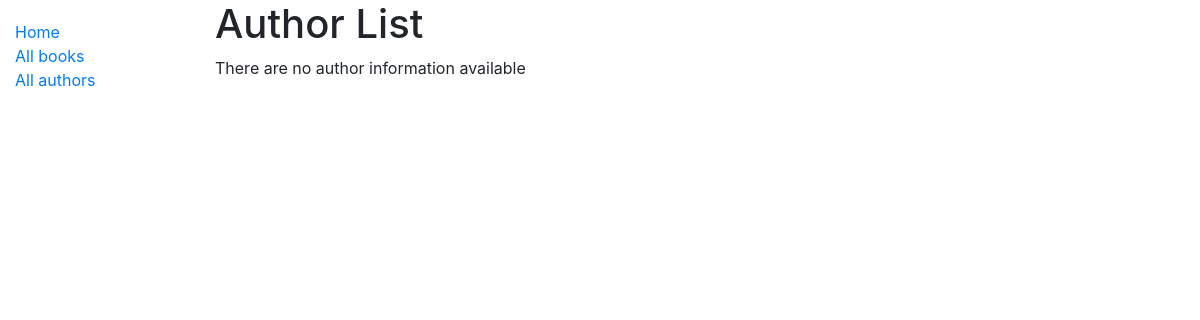
The app's page /catalog/authors/, older data.
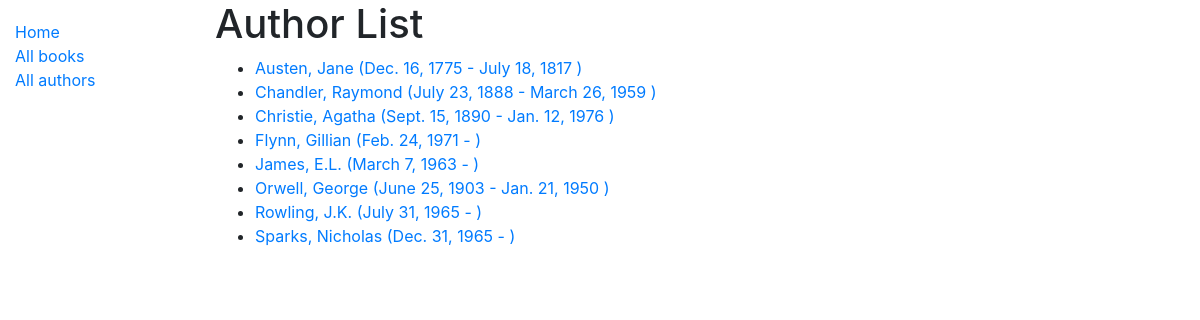
The same page, newer data.
### catalog/models.py (models this page shows, shortened)
class Author(models.Model):
	first_name=models.CharField(max_length=100)
	last_name=models.CharField(max_length=100)
	date_of_birth=models.DateField(null=True, blank=True)
	date_of_death=models.DateField('Died', null=True, blank=True)
	class Meta:
		ordering=['last_name', 'first_name']
	def get_absolute_url(self):
		return reverse('author-detail', args=[str(self.id)])

### catalog/views.py (the view)
# urls.py: path('authors/', views.AuthorListView.as_view(), name='authors'),
class AuthorListView(generic.ListView):
	model = Author

### catalog/templates/catalog/author_list.html (shortened to what this page needs)
{% extends "base_generic.html" %}
{% block content %}
  <h1>Author List</h1>
  {% if author_list %}
  <ul>
    {% for author in author_list %}
      <li>
        <a href="{{ author.get_absolute_url }}">{{ author.last_name }}, {{ author.first_name }} ({{author.date_of_birth}} - {% if author.date_of_death %}{{author.date_of_death}} {% endif %}) </a>
      </li>
    {% endfor %}
  </ul>
  {% else %}
    <p>There are no author information available</p>
  {% endif %}
{% endblock %}

### catalog/templates/base_generic.html (shortened to what this page needs)
<!DOCTYPE html>
<html lang="en">
<head>
  <link rel="stylesheet" href="https://stackpath.bootstrapcdn.com/bootstrap/4.1.3/css/bootstrap.min.css">
  {% load static %}
  <link rel="stylesheet" href="{% static 'css/styles.css' %}">
</head>
<body>
  <div class="container-fluid">
    <div class="row">
      <div class="col-sm-2">
      {% block sidebar %}
        <ul class="sidebar-nav">
          <li><a href="{% url 'index' %}">Home</a></li>
          <li><a href="{% url 'books' %}">All books</a></li>
          <li><a href="{% url 'authors' %}">All authors</a></li>
        </ul>
     {% endblock %}
      </div>
      <div class="col-sm-10 ">{% block content %}{% endblock %}
      </div>
    </div>
  </div>
</body>
</html>

### catalog/static/styles.css (style rules this page uses)
.sidebar-nav { margin-top: 20px; padding: 0; list-style: none; }

Row changes from the older to the newer data that the page shows:
added Author: last_name "Austen", first_name "Jane", date_of_birth "Dec. 16, 1775", date_of_death "July 18, 1817"
added Author: last_name "Chandler", first_name "Raymond", date_of_birth "July 23, 1888", date_of_death "March 26, 1959"
added Author: last_name "Christie", first_name "Agatha", date_of_birth "Sept. 15, 1890", date_of_death "Jan. 12, 1976"
added Author: last_name "Flynn", first_name "Gillian", date_of_birth "Feb. 24, 1971"
added Author: last_name "James", first_name "E.L.", date_of_birth "March 7, 1963"
added Author: last_name "Orwell", first_name "George", date_of_birth "June 25, 1903", date_of_death "Jan. 21, 1950"
added Author: last_name "Rowling", first_name "J.K.", date_of_birth "July 31, 1965"
added Author: last_name "Sparks", first_name "Nicholas", date_of_birth "Dec. 31, 1965"
Text that changed along with them:
text no longer shown: "There are no author information available"
